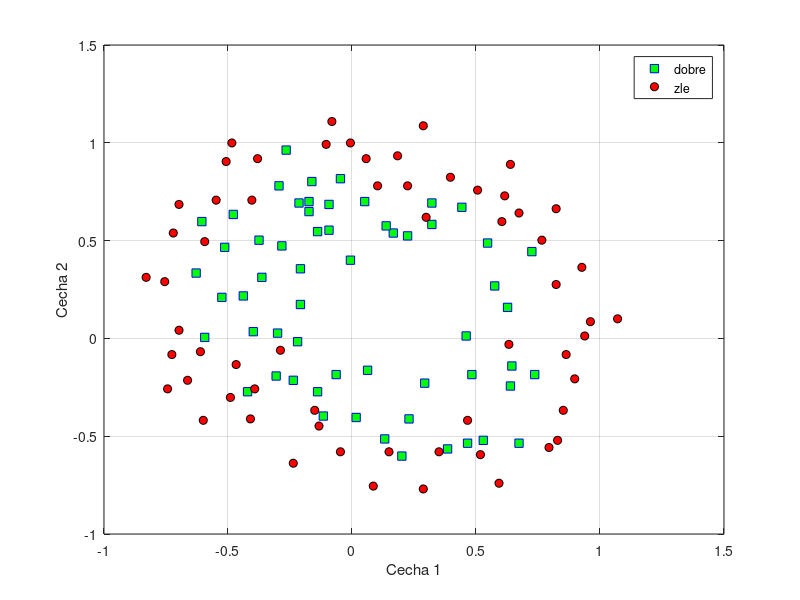

MATLAB code to generate this figure: (Note: this script raises an error after producing the figure.)
% ai_7_ann_usterki.m
% Rozpoznawanie dwóch stanów 1/0 za pomocą dwch cech - badanie backpropagation

  clear all; close all;

% Wczytaj dane
  load dane_usterki.txt; dane = dane_usterki; itest=1; % kontrola jakosci produkcji
% load dane_astma.txt;   dane = dane_astma;   itest=2; % diagnostyka zdrowia
  

  [ L_przykladow, M ] = size(dane);  % wymiary danych: liczba przykladow, liczba cech plus 1
  L_klas = 2;            % liczba testowanych klas: 0. 1
  L_cech = M-1;          % liczba cech 
  X = dane(:,1:M-1);     % cechy
  y = dane(:,M) + 1;     % decyzja: 0 = stan poprawny, 1 = stan wadliwy

  nr_ok    = find(y == 1);   % stan poprawny
  nr_alarm = find(y == 2);   % stan wadliwy

    figure
    plot( X(nr_ok,1), X(nr_ok,2), 'bs','MarkerFaceColor','g');
    hold on;
    plot( X( nr_alarm,1 ), X( nr_alarm,2 ), 'ko','MarkerFaceColor','r');
    xlabel('Cecha 1'); ylabel('Cecha 2'); grid;
    legend('dobre','zle');
    pause

% Trenowanie sztucznej sieci neuronowej
  max_iter = 40;          % liczba iteracji procedury optymalizacyjnej/minimalizacyjnej
  lambda = 0.01;          % wspolczynnk regularyzacji uzyty podczas minimalizacji
  wagi_zakres = 0.12;     % zakres zmiennosci podczas inicjalizacji wsp. wagowych
  param_warstw = [        % wartosci parametrow sieci
      L_cech,             % liczba wejsc (liczba cech)
      5,                  % liczba neuronow w pierwszej warstwie ukrytej
    % 15,                 % liczba neuronow w drugiej warstwie ukrytej
      L_klas              % liczba neuronow w warstwie wyjsciowej (liczba klas, u nas 1/0)
  ];
  Wagi_macierze = ann_wagi_init( param_warstw, wagi_zakres );  % inicjalizacja wag
  Wagi_wektor   = ann_wagi_macierze2wektor( Wagi_macierze );   % macierze --> wektor
  optim_opcje   = optimset('MaxIter', max_iter );              % parametry optymalizacji
  uchwyt_funkcji = @(p) ann_koszt_gradient(p, param_warstw, X, y, lambda );    % uchwyt
  [ Wagi_wektor, koszt ] = fmincg( uchwyt_funkcji, Wagi_wektor, optim_opcje ); % optymal.
  Wagi_macierze = ann_wagi_wektor2macierze( Wagi_wektor, param_warstw );       % wynik

% Rozpoznawanie z uzyciem nauczonej sieci.
  y_all = ann_propagacja_wprzod(X, Wagi_macierze, param_warstw); % wyjscia z neuronow 
  [dummy, y_pred] = max( y_all, [], 2),                          % znalezienie max
  fprintf('Dokladnosc: %f\n', mean(double(y_pred == y ))*100);   % dokladnosc w [%]
  figure;
  k = 1 : L_przykladow;
  plot( k, y,'r-', k, y_pred,'bx'); grid; title('Wyniki rozpoznawania');
  xlabel('Nr testu'); ylabel('Rozpoznana wartosc');
  legend('zadane','rozpoznane','Location','southeast');

% Analiza wynikow
  C1 = hist( y_pred( nr_ok),        1 : L_klas );
  C2 = hist( y_pred( nr_alarm),     1 : L_klas );
  figure; imagesc( [ C1' C2' ] ); xlabel('zadane'); ylabel('rozpoznane');
  title('Confusion matrix - co jest podobne do czego?');
  C = [ [1 : L_klas]; [ C1' C2' ] ];
  confusion_matrix = [ [-1, 1 : L_klas ]' C ], pause
